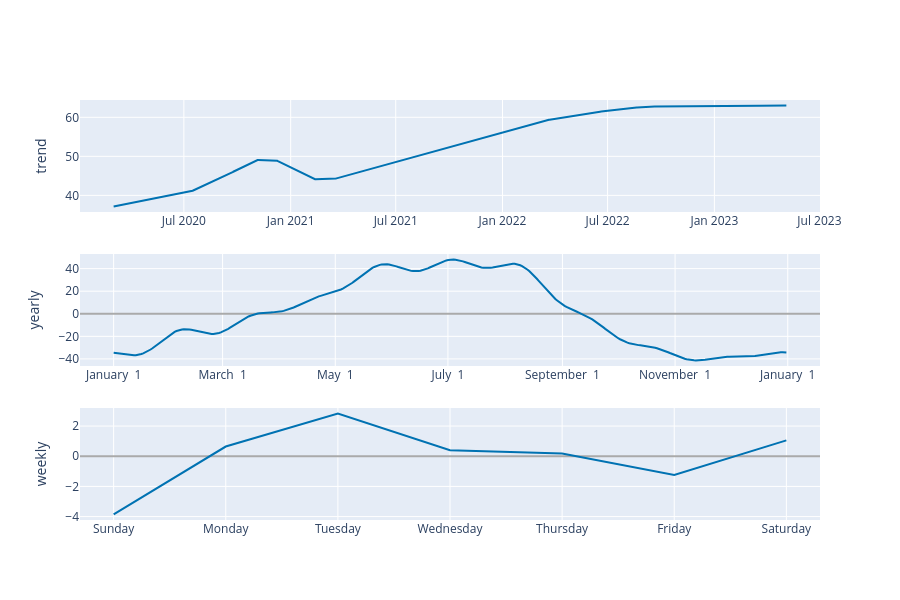

Write notebook code for a chart like this one.
### Code cell
fig = plot_components_plotly(modelo, previsao)
fig.show()

### Figure 1 — Plotly figure (JSON) as saved in the notebook; plotly's stock layout.template omitted (floating-point values rounded to 4 significant figures; data arrays with more than 128 entries replaced by an {"elided": "..."} marker saying what was removed)
{"data": [{"line": {"color": "#0072B2", "width": 2}, "mode": "lines", "name": "trend", "type": "scatter", "x": {"elided": "960 str values"}, "xaxis": "x", "y": {"elided": "960 float values"}, "yaxis": "y"}, {"line": {"color": "#0072B2", "width": 2}, "mode": "lines", "name": "yearly", "type": "scatter", "x": {"elided": "365 str values"}, "xaxis": "x2", "y": {"elided": "365 float values"}, "yaxis": "y2"}, {"line": {"color": "#0072B2", "width": 2}, "mode": "lines", "name": "weekly", "type": "scatter", "x": ["2017-01-01T00:00:00.000000000", "2017-01-02T00:00:00.000000000", "2017-01-03T00:00:00.000000000", "2017-01-04T00:00:00.000000000", "2017-01-05T00:00:00.000000000", "2017-01-06T00:00:00.000000000", "2017-01-07T00:00:00.000000000"], "xaxis": "x3", "y": [-3.856, 0.6431, 2.826, 0.3929, 0.1826, -1.238, 1.049], "yaxis": "y3"}], "layout": {"height": 600, "showlegend": false, "width": 900, "xaxis": {"anchor": "y", "domain": [0, 1], "range": ["2020-01-04T01:12:00", "2023-07-01T22:48:00"], "type": "date"}, "xaxis2": {"anchor": "y2", "domain": [0, 1], "range": ["2016-12-13T18:54:02.958904115", "2018-01-18T11:04:57.863013581"], "tickformat": "%B %e", "type": "date"}, "xaxis3": {"anchor": "y3", "domain": [0, 1], "range": ["2016-12-31T16:48:00", "2017-01-07T07:12:00"], "tickformat": "%A", "type": "date"}, "yaxis": {"anchor": "x", "domain": [0.7333, 1], "rangemode": "normal", "title": {"text": "trend"}, "zerolinecolor": "#AAA"}, "yaxis2": {"anchor": "x2", "domain": [0.3667, 0.6333], "title": {"text": "yearly"}, "zerolinecolor": "#AAA"}, "yaxis3": {"anchor": "x3", "domain": [0, 0.2667], "title": {"text": "weekly"}, "zerolinecolor": "#AAA"}}}
